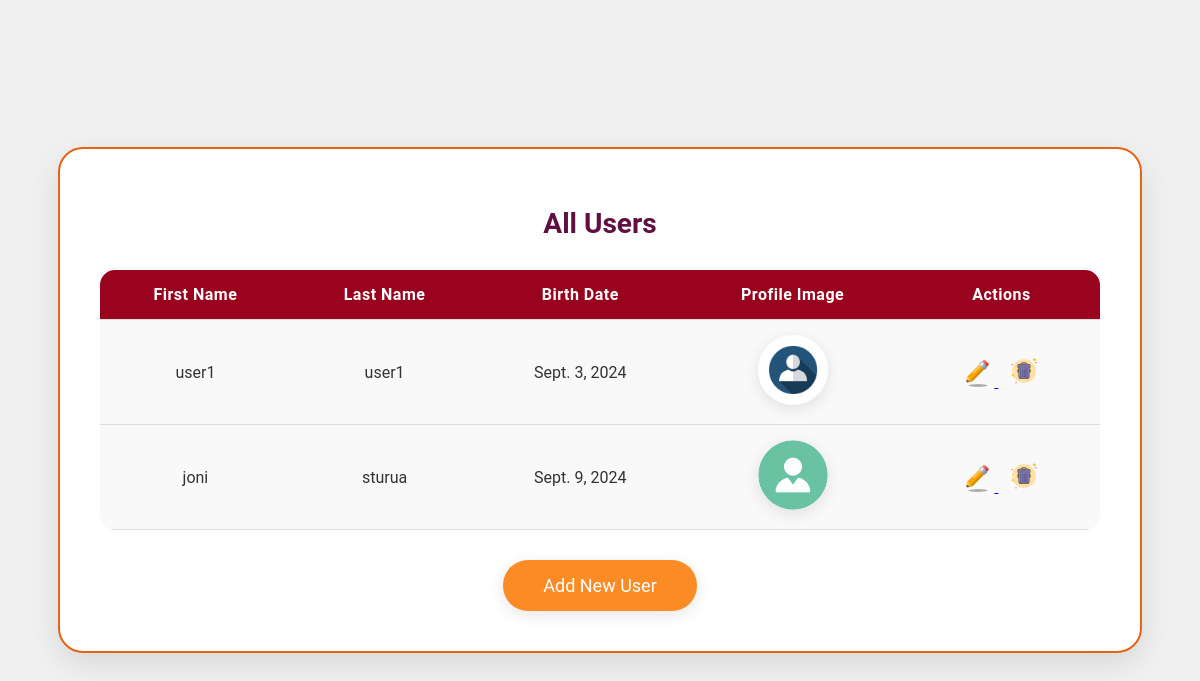
Page /user/list/ on the earlier database version.
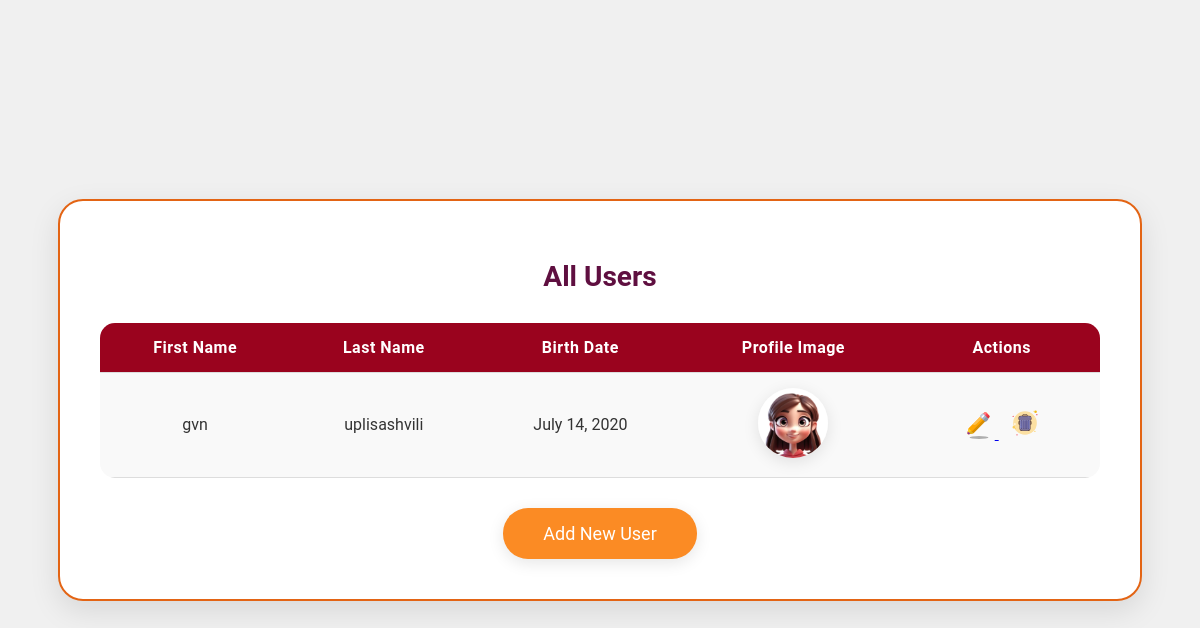
Same page on the later database version.
### users/models.py (models this page shows, shortened)
class CustomUser(models.Model):
    objects = None
    first_name = models.CharField(max_length=100)
    last_name = models.CharField(max_length=100)
    birth_date = models.DateField()
    image = models.ImageField(upload_to=user_directory_path, null=True, blank=True)

### users/views.py (the view)
# urls.py: path('list/', user_list, name='user_list'),
def user_list(request):
    users = CustomUser.objects.all()
    return render(request, 'users/user_list.html', {'users': users})

### templates/users/user_list.html (shortened to what this page needs)
{% load static %}
<!DOCTYPE html>
<html lang="en">
<head>
    <link rel="stylesheet" href="{% static 'users/style.css' %}">
</head>
<body>
    <div class="container">
        <h1>All Users</h1>
        <table class="user-table">
            <thead>
                <tr>
                    <th>First Name</th>
                    <th>Last Name</th>
                    <th>Birth Date</th>
                    <th>Profile Image</th>
                    <th>Actions</th>
                </tr>
            </thead>
            <tbody id="user-table-body">
                {% for user in users %}
                <tr id="user-row-{{ user.id }}">
                    <td>{{ user.first_name }}</td>
                    <td>{{ user.last_name }}</td>
                    <td>{{ user.birth_date }}</td>
                    <td>
                        {% if user.image %}
                            <img src="{{ user.image.url }}" alt="{{ user.first_name }}" class="profile-image">
                        {% else %}
                            No image
                        {% endif %}
                    </td>
                    <td>
                        <a href="{% url 'edit_user' user.id %}" class="edit-button">
                            <img src="{% static 'users/edit-icon.svg' %}" alt="Edit" class="action-icon">
                        </a>
                        <button class="delete-button" data-user-id="{{ user.id }}" data-user-name="{{ user.first_name }} {{ user.last_name }}">
                            <img src="{% static 'users/delete-icon.svg' %}" alt="Delete" class="action-icon">
                        </button>
                    </td>
                </tr>
                {% empty %}
                <tr>
                    <td colspan="5">No users found</td>
                </tr>
                {% endfor %}
            </tbody>
        </table>
        <a class="add-user-link" href="{% url 'add_user' %}">Add New User</a>
    </div>
</body>
</html>

### static/users/style.css (style rules this page uses)
body { font-family: 'Roboto', sans-serif; background-color: #f0f0f0; margin: 0; padding: 0; color: #333; display: flex; justify-content: center; align-items: center; min-height: 100vh; }
.container { width: 90%; max-width: 1000px; background-color: #fff; padding: 40px; border-radius: 25px; box-shadow: 0 10px 30px rgba(0, 0, 0, 0.1); border: 2px solid #e36414; transition: transform 0.3s ease, box-shadow 0.3s ease; }
h1 { font-size: 28px; color: #5f0f40; margin-bottom: 30px; text-align: center; position: relative; }
.user-table { width: 100%; border-collapse: collapse; margin-top: 20px; border-radius: 15px; overflow: hidden; background-color: #f9f9f9; }
.user-table th, .user-table td { padding: 15px 20px; border-bottom: 1px solid #ddd; text-align: center; font-size: 16px; }
.user-table th { background-color: #9a031e; color: #ffffff; font-weight: bold; letter-spacing: 0.5px; }
.user-table tr { transition: background-color 0.3s ease, transform 0.3s ease; }
.profile-image { width: 70px; height: 70px; object-fit: cover; border-radius: 50%; box-shadow: 0 4px 16px rgba(0, 0, 0, 0.1); transition: transform 0.3s ease, box-shadow 0.3s ease; }
.action-icon { width: 32px; height: 32px; cursor: pointer; }
.edit-button { background-color: transparent; border: none; padding: 5px; cursor: pointer; }
.delete-button { background-color: transparent; border: none; padding: 5px; cursor: pointer; }
.add-user-link { display: block; width: fit-content; margin: 30px auto 0; padding: 15px 40px; background-color: #fb8b24; color: #ffffff; font-size: 18px; text-decoration: none; border-radius: 25px; box-shadow: 0 4px 16px rgba(0, 0, 0, 0.1); transition: background-color 0.3s ease, transform 0.3s ease, box-shadow 0.3s ease; }

Differences in the rows shown:
removed CustomUser: first_name "user1", last_name "user1", birth_date "Sept. 3, 2024", image (picture)
removed CustomUser: first_name "joni", last_name "sturua", birth_date "Sept. 9, 2024", image (picture)
added CustomUser: first_name "gvn", last_name "uplisashvili", birth_date "July 14, 2020", image (picture)
